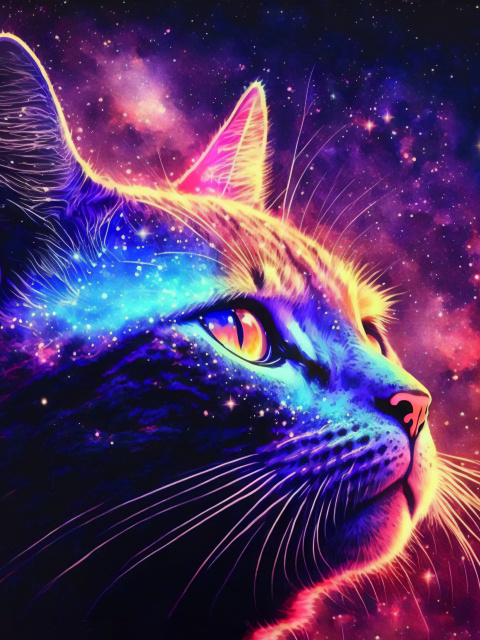
#> input picture notebooks/img/cat_art.jpg, 480 x 640 px
$ jupyter execute --allow-errors Jupyter_Lab9.ipynb
#> lines starting #> are read from the running program, lines starting #| are printed output that depends on the picture; after the words box and inside, x2 and y2 are one past the last pixel; in counts of white or black regions, pixels touching at a corner belong together
# 3.1. Геометрические характеристики бинарных изображений

### Задание 3.1.
Вычислить площадь s, периметр р, ширину w, высоту h, отношение ширины к высоте w/h, отношение площади изображения к площади описывающего прямоугольника s/(wh), эквивалентный диаметр, центр масс, моменты бинарного изображения.

[cell 1]
import cv2
import numpy as np
from matplotlib import pyplot as plt

[cell 2]
img = cv2.imread('img/cat_art.jpg',0)
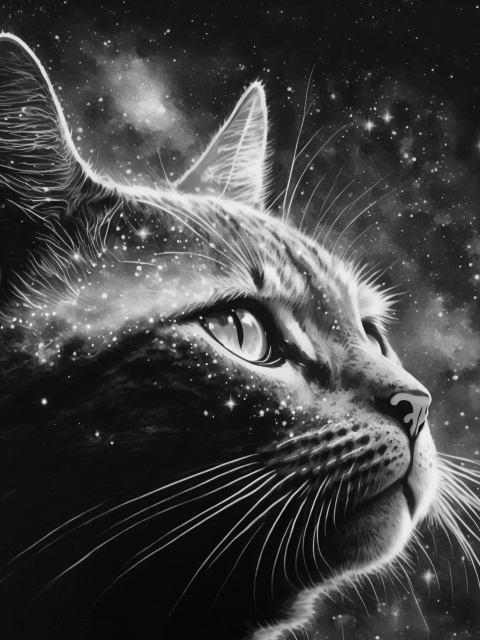
#> img: shape (640, 480); min 2, max 246, mean 66.7
imag = cv2.imread('img/cat_art.jpg',0)
# вывод изображения
plt.imshow(img, 'gray')
plt.axis("off");

Получим контур и топологическую структуру изображения:
Контур (первое возвращаемое значение) – это список, в котором хранятся все контуры изображения. Каждый контур представляет собой массив numpy, содержащий координаты точек границы объекта (x, y)
Топологической структурой (иерархия) – называется связь одного контура с другим, при помощи иерархии можно определить является ли контур дочерним или родительским по отношению к другому, если это необходимо

[cell 3]
ret,thresh = cv2.threshold(img,0,255,0)
#> thresh: shape (640, 480); every value is 255
#> (the rest of this cell did not finish here and is left out)


$ run again, with notebooks/img/cat_ind.jpg copied over notebooks/img/cat_art.jpg
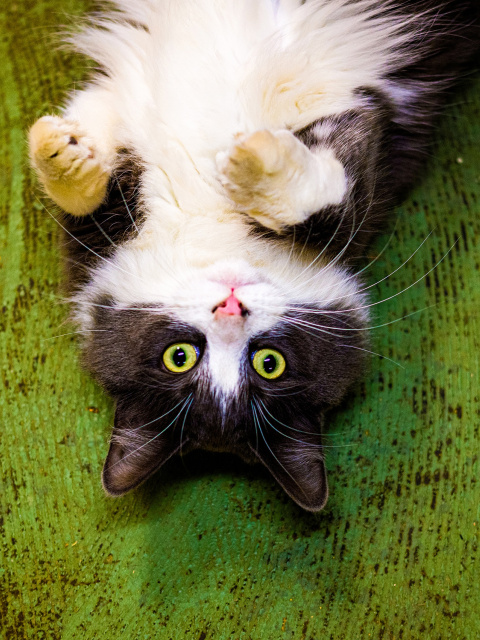
#> input picture notebooks/img/cat_ind.jpg, 480 x 640 px
#> `img = cv2.imread('img/cat_art.jpg',0)`:
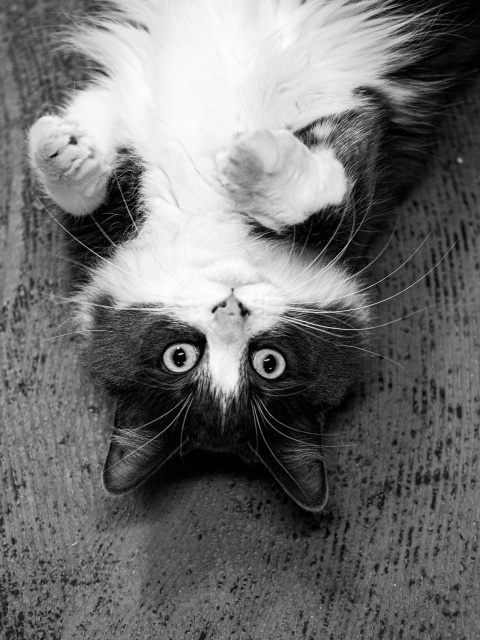
#> img: shape (640, 480); min 0, max 253, mean 113.2
#> `ret,thresh = cv2.threshold(img,0,255,0)`:
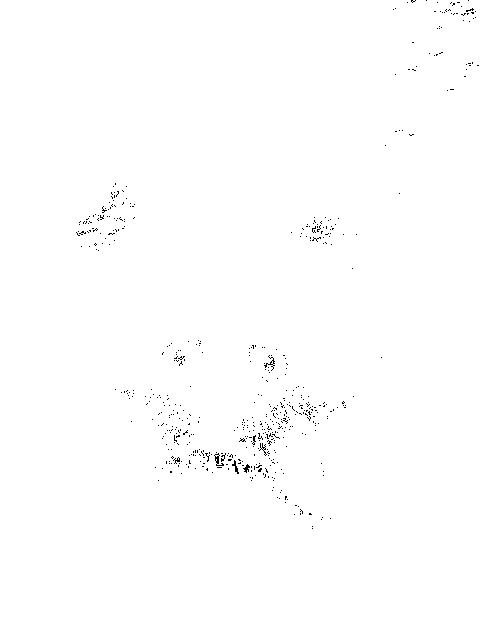
#> thresh: shape (640, 480); 99.6% white; black in thin lines or dots, all inside (x1, y1, x2, y2) = (76, 0, 479, 529)
